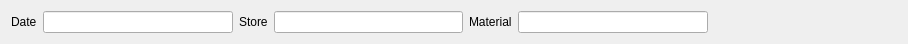
<?xml version="1.0" encoding="UTF-8"?>
<ui version="4.0">
 <class>FMaterialsInStore</class>
 <widget class="QWidget" name="FMaterialsInStore">
  <property name="geometry">
   <rect>
    <x>0</x>
    <y>0</y>
    <width>908</width>
    <height>41</height>
   </rect>
  </property>
  <property name="windowTitle">
   <string>Form</string>
  </property>
  <layout class="QHBoxLayout" name="horizontalLayout">
   <item>
    <widget class="QLabel" name="label">
     <property name="text">
      <string>Date</string>
     </property>
    </widget>
   </item>
   <item>
    <widget class="EDateEdit" name="deDate"/>
   </item>
   <item>
    <widget class="QLabel" name="label_2">
     <property name="text">
      <string>Store</string>
     </property>
    </widget>
   </item>
   <item>
    <widget class="EQLineEdit" name="leStore">
     <property name="focusPolicy">
      <enum>Qt::ClickFocus</enum>
     </property>
    </widget>
   </item>
   <item>
    <widget class="QLabel" name="label_3">
     <property name="text">
      <string>Material</string>
     </property>
    </widget>
   </item>
   <item>
    <widget class="EQLineEdit" name="leMaterial">
     <property name="focusPolicy">
      <enum>Qt::ClickFocus</enum>
     </property>
    </widget>
   </item>
   <item>
    <spacer name="horizontalSpacer">
     <property name="orientation">
      <enum>Qt::Horizontal</enum>
     </property>
     <property name="sizeHint" stdset="0">
      <size>
       <width>189</width>
       <height>20</height>
      </size>
     </property>
    </spacer>
   </item>
  </layout>
 </widget>
 <customwidgets>
  <customwidget>
   <class>EQLineEdit</class>
   <extends>QLineEdit</extends>
   <header location="global">eqlineedit.h</header>
   <slots>
    <signal>customButtonClicked(bool)</signal>
   </slots>
  </customwidget>
  <customwidget>
   <class>EDateEdit</class>
   <extends>QLineEdit</extends>
   <header location="global">edateedit.h</header>
  </customwidget>
 </customwidgets>
 <resources/>
 <connections/>
</ui>
